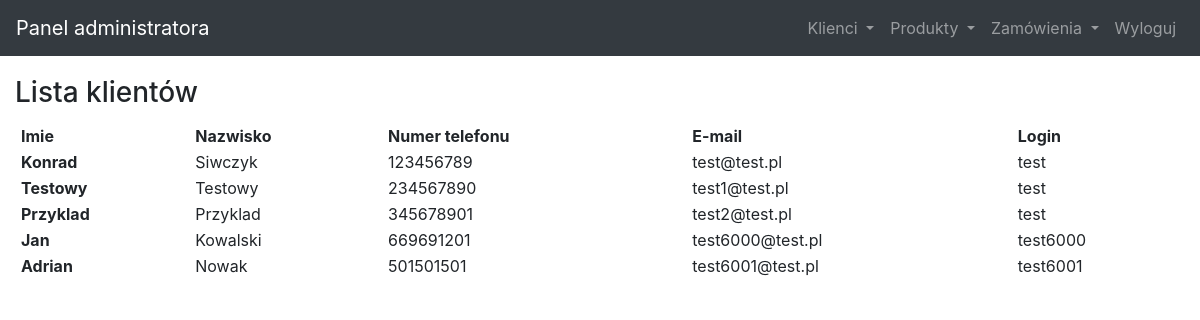
Screenshot of /panel/klienci-lista.php (signed in) with the database file from the repository.
### tables this page shows
CREATE TABLE `dane_klient` (
  `id_klient` int(11) NOT NULL,
  `imie` varchar(45) DEFAULT NULL,
  `nazwisko` varchar(45) DEFAULT NULL,
  `numer_telefonu` varchar(45) DEFAULT NULL,
  `email` varchar(45) DEFAULT NULL,
  `login` varchar(45) DEFAULT NULL,
  `password` varchar(100) DEFAULT NULL
);

### panel/klienci-lista.php (the view, shortened to what this page needs)
<!DOCTYPE html>
<html lang="pl">
<head>
	<link rel="stylesheet" href="css/bootstrap.min.css">
	<link rel="stylesheet" href="main.css">
	<link rel="stylesheet" type="text/css" href="https://cdn.datatables.net/v/dt/jq-3.3.1/dt-1.10.23/datatables.min.css"/>
</head>
<body>
<nav class="navbar navbar-expand-lg navbar-dark bg-dark fixed-top">
	<a class="navbar-brand" href="szybki-dostep.php">Panel administratora </a>
	<div class="collapse navbar-collapse" id="navbarResponsive">
		<ul class="navbar-nav ml-auto">
			<li class="nav-item dropdown">
				<a class="nav-link dropdown-toggle" href="#" id="navbarDropdownKlienci" data-toggle="dropdown" aria-haspopup="true" aria-expanded="false">
				  Klienci
				</a>
		    </li>
			<li class="nav-item dropdown">
				<a class="nav-link dropdown-toggle" href="#" id="navbarDropdownProdukty" data-toggle="dropdown" aria-haspopup="true" aria-expanded="false">
				  Produkty
				</a>
		    </li>
			<li class="nav-item dropdown">
				<a class="nav-link dropdown-toggle" href="#" id="navbarDropdownZamowienia" data-toggle="dropdown" aria-haspopup="true" aria-expanded="false">
				  Zamówienia
				</a>
		    </li>
		    <li class="nav-item">
        		<a class="nav-link" href="panelWylogowanie.php">Wyloguj</a>
      		</li>
		</ul>
	</div>
</nav>
<div class="container-fluid">
	<div class="row">
		<div class="col-md-12">
			<h3 style="margin-top: 20px;">Lista klientów</h3>
		</div>
	</div>
	<div class="row">
		<div class="col-md-12" style="margin: 5px">
			<div class="tabela">
				<?php
				require('db_data.php');
				$zapytanie_lista_klientow=
				"SELECT k.imie, k.nazwisko, k.numer_telefonu, k.email, k.login from dane_klient AS k";
				$wynik = $connect->query($zapytanie_lista_klientow);
				if($wynik->num_rows > 0) {
				echo '<table id="tabela-klienci-lista" class="display compact" style="width: 100%">';
		echo  "<thead>
			    <tr>
			      <th>Imie</th>
			      <th>Nazwisko</th>
			      <th>Numer telefonu</th>
			      <th>E-mail</th>
			      <th>Login</th>
			    </tr>
			  </thead>
			  <tbody>";
			  while ($row = $wynik->fetch_assoc()) {
			echo "<tr>
			      <th>".$row["imie"]."</th>
			      <td>".$row["nazwisko"]."</td>
			      <td>".$row["numer_telefonu"]."</td>
			      <td>".$row["email"]."</td>
			      <td>".$row["login"]."</td>
			    </tr>";
				}
			echo "</tbody> </table>";
			}
			else {
					echo '<div class="alert alert-warning" role="alert">Nie znaleziono wyników!</div>';
				}
			?>
			</div>
		</div>
	</div>
</div>
</body>
</html>

### panel/main.css (style rules this page uses)
body { padding-top: 56px; }

### rows the page displays
dane_klient: imie "Konrad", nazwisko "Siwczyk", numer_telefonu "123456789", email "test@test.pl", login "test"
dane_klient: imie "Testowy", nazwisko "Testowy", numer_telefonu "234567890", email "test1@test.pl", login "test"
dane_klient: imie "Przyklad", nazwisko "Przyklad", numer_telefonu "345678901", email "test2@test.pl", login "test"
dane_klient: imie "Jan", nazwisko "Kowalski", numer_telefonu "669691201", email "test6000@test.pl", login "test6000"
dane_klient: imie "Adrian", nazwisko "Nowak", numer_telefonu "501501501", email "test6001@test.pl", login "test6001"
